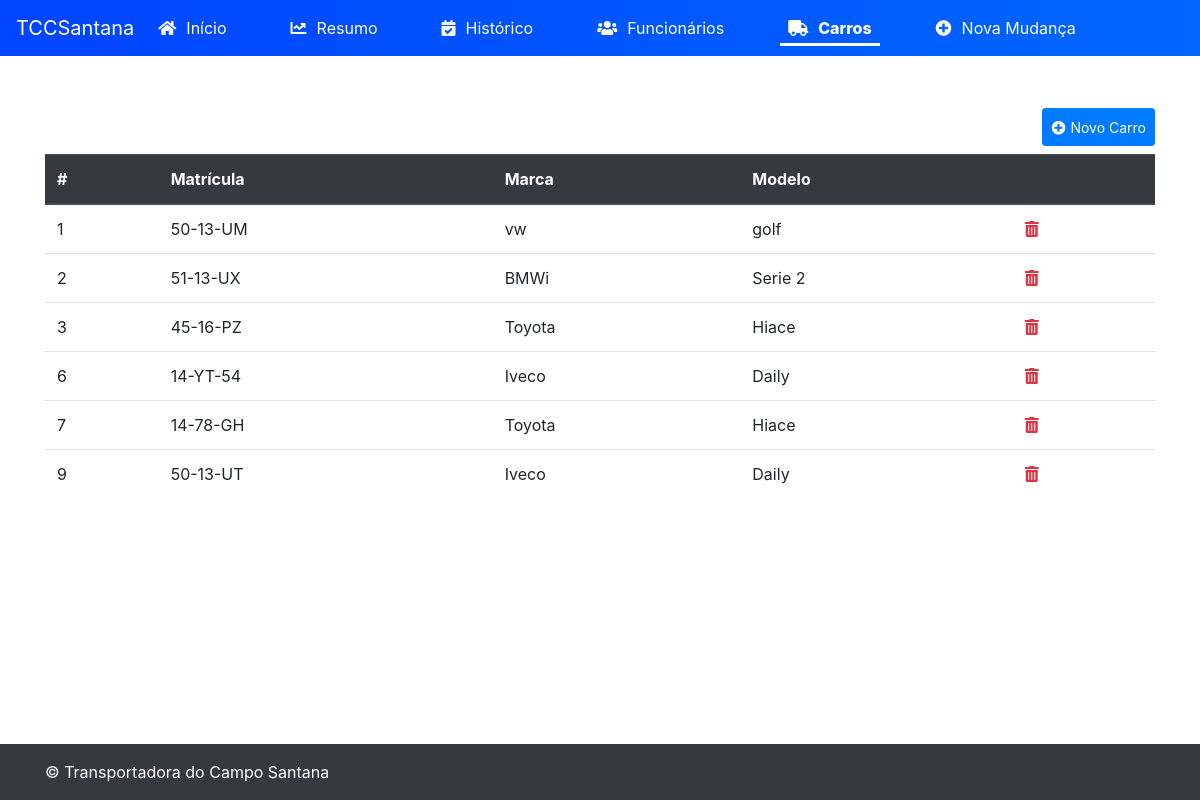
The app's page /?page=cars with its own data.
### tables this page shows
CREATE TABLE `cars` (
  `Id` int(11) NOT NULL AUTO_INCREMENT,
  `Maker` varchar(50) DEFAULT NULL,
  `Model` varchar(50) DEFAULT NULL,
  `Number` tinyint(4) DEFAULT NULL,
  `Plate` varchar(10) NOT NULL,
  PRIMARY KEY (`Id`),
  UNIQUE KEY `Plate` (`Plate`)
);

### public/index.php (called while the page is built, shortened)
<?php
    require(APPLICATION_PATH.DS.'config'.DS.'config.php');
    $page = get("page","home");
    $model = $config['MODEL_PATH'].$page.'.php';
    $layout = $config['VIEW_PATH'].'sticky-footer-navbarLayout.phtml';
    if(file_exists($model)) {
        require_once($model);
    }
    include($layout);
?>

### app/model/cars.php (called while the page is built, shortened)
<?php
    $con = connectDB($db);
    $sql="SELECT * FROM cars ORDER BY number";
    $result=mysqli_query($con,$sql);
    $allRows=mysqli_fetch_all($result,MYSQLI_ASSOC);
    $cars=$allRows;
    return $cars;
?>

### app/view/cars.phtml (the view, shortened to what this page needs)
<div class="text-right mb-2 mt-5">
    <a href="?page=carsEdit"><button type="button" class="btn btn-primary btn-sm"><i class="fas fa-plus-circle"></i>Novo Carro</button></a>
</div>
<div class="table-responsive">
    <table class="table table-hover">
        <thead class="thead-dark">
            <tr>
                <th scope="col">#</th>
                <th scope="col">Matrícula</th>
                <th scope="col">Marca</th>
                <th scope="col">Modelo</th>
                <th scope="col"></th>
            </tr>
        </thead>
        <tbody>
            <?php
                foreach($cars AS $car) {
                    echo '<tr class="table-row" data-href="?page=carsEdit&Id='.$car['Id'].'">';
                    echo '<td>'.$car['Number'].'</td>';
                    echo '<td>'.$car['Plate'].'</td>';
                    echo '<td>'.$car['Maker'].'</td>';
                    echo '<td>'.$car['Model'].'</td>';
                    echo '<td class="text-danger"><a onclick="return confirm(\'Tem a certeza que pretende eliminar o carro?\')" title="Eliminar carro" href="?page=carsDelete&origin=cars&Id='.$car['Id'].'"><i class="text-danger fas fa-trash-alt"></i></a></td>';
                    echo '</tr>';
                }
            ?>
        </tbody>
    </table>
</div>

### public/style.css (style rules this page uses)
.table-row { cursor:pointer; }
i { margin-right: 5px; }
tr { margin:5px 0px; }
.btn { min-height: 38px; }

### records on screen
cars: Number "1", Plate "50-13-UM", Maker "vw", Model "golf"
cars: Number "2", Plate "51-13-UX", Maker "BMWi", Model "Serie 2"
cars: Number "3", Plate "45-16-PZ", Maker "Toyota", Model "Hiace"
cars: Number "6", Plate "14-YT-54", Maker "Iveco", Model "Daily"
cars: Number "7", Plate "14-78-GH", Maker "Toyota", Model "Hiace"
cars: Number "9", Plate "50-13-UT", Maker "Iveco", Model "Daily"
